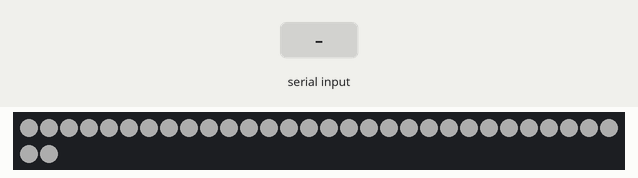
This sketch was run on a simulated ESP8266 (NodeMCU). Shown: 32 RGB LEDs in strip order, left to right, continuing on the next row. Inputs (shaded band) come from the test bench. Dim RGB values are drawn brighter than linear.

Above: at 1.2 s.
1.3 s: "f90\n" received over Serial
At 1.9 s:
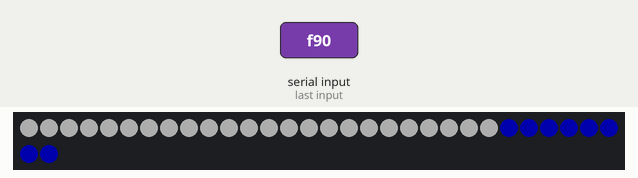
2.9 s: "t90\n" received over Serial
At 4.2 s:
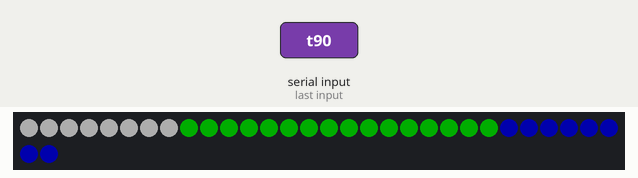
4.5 s: "p90\n" received over Serial
At 5.5 s:
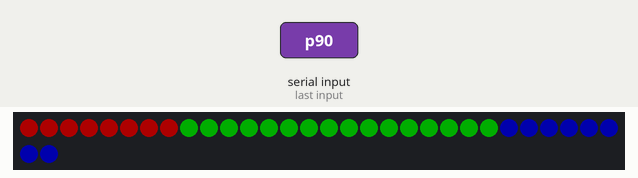
6.1 s: "a90\n" received over Serial
At 8.9 s:
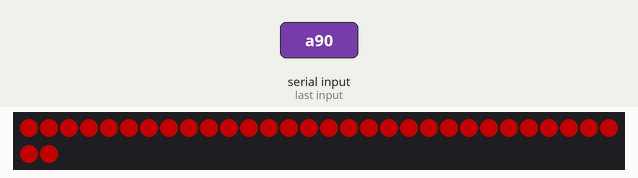
9.1 s: "f,45\n" received over Serial
At 10.2 s:
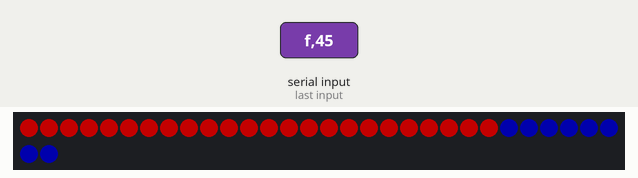
Timing chart, 0 to 11.7 s (numbered marks = the images above; inputs shaded):
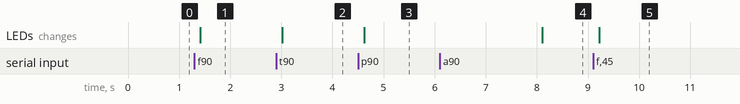

Measured:
- after the input at 1.3 s, the LEDs: change after 0.12 s (image 1)
- after the input at 2.9 s, the LEDs: change after 0.12 s (image 2)
- after the input at 4.5 s, the LEDs: change after 0.12 s (image 3)
- after the input at 6.1 s, the LEDs: change after 2.0 s (image 4)
- after the input at 9.1 s, the LEDs: change after 0.12 s (image 5)

The sketch:

brain.ino
```cpp
/**
This code controls a NeoPixel strip to simulate the activity of different brain zones.
It listens for serial commands ('f' for frontal, 't' for temporal, 'p' for parietal) and changes the color of the corresponding LED zone gradually,
creating a smooth transition effect.
The loop continuously checks for incoming serial commands and executes the corresponding action based on the received command.
When no command is send for 30 seconds it goes to demo mode.
**/


#include <Adafruit_NeoPixel.h>

// Define the pins for the NeoPixels
#define PIN        D6
#define NUMPIXELS 32

// Define the colors for each brain zone
#define FRONTAL_COLOR pixels.Color(0, 0, 255)
#define TEMPORAL_COLOR pixels.Color(0, 255, 0)
#define PARIETAL_COLOR pixels.Color(255, 0, 0)

Adafruit_NeoPixel pixels(NUMPIXELS, PIN, NEO_GRB + NEO_KHZ800);

// Define the pixel ranges for each brain zone
int frontal[2] = {24, 31};
int temporal[2] = {8, 23};
int parietal[2] = {0, 7};

unsigned long lastCommandTime = 0; // Variable to store the time of the last command
unsigned long demoStartTime = 0;   // Variable to store the start time of the demo mode
const unsigned long demoInterval = 30000; // 30 seconds

void setup() {
  pixels.begin();
  Serial.begin(9600); // Initialize serial communication
  uint32_t newColor = pixels.Color(50, 50, 50);
  setAllPixels(newColor);
}

void setPixelsFade(int pixelPos[2], uint32_t startColor, uint32_t endColor, int transitionTime) {
  int steps = 50;
  int wait = transitionTime / steps;

  for (int i = 0; i <= steps; i++) {
    int r = map(i, 0, steps, (startColor >> 16) & 0xFF, (endColor >> 16) & 0xFF);
    int g = map(i, 0, steps, (startColor >> 8) & 0xFF, (endColor >> 8) & 0xFF);
    int b = map(i, 0, steps, startColor & 0xFF, endColor & 0xFF);

    uint32_t newColor = pixels.Color(r, g, b);

    for (int j = pixelPos[0]; j <= pixelPos[1]; j++) {
      pixels.setPixelColor(j, newColor);
    }

    pixels.show();
    delay(wait);
  }
}

void setAllPixels(uint32_t color) {
  for (int i = 0; i < NUMPIXELS; i++) {
    pixels.setPixelColor(i, color);
  }
  pixels.show();
}


void setOnePixel(int pixelnr, uint32_t color) {
  pixels.setPixelColor(pixelnr, color);
  pixels.show();
}

void loop() {
  unsigned long currentTime = millis(); // Get the current time

  // Check if serial data is available
  if (Serial.available() > 0) {
    lastCommandTime = currentTime; // Update the time of the last command
    char command = Serial.read();
    switch (command) {
      case 'f': // Frontal zone
        setPixelsFade(frontal, pixels.Color(0, 0, 50), pixels.Color(0, 0, 255), 25);
        setPixelsFade(frontal, pixels.Color(0, 0, 255), pixels.Color(0, 0, 50), 25);
        break;
      case 't': // Temporal zone
        setPixelsFade(temporal, pixels.Color(0, 50, 0), pixels.Color(0, 255, 0), 25);
        setPixelsFade(temporal, pixels.Color(0, 255, 0), pixels.Color(0, 50, 0), 25);
        break;
      case 'p': // Parietal zone
        setPixelsFade(parietal, pixels.Color(50, 0, 0), pixels.Color(255, 0, 0), 25);
        setPixelsFade(parietal, pixels.Color(255, 0, 0), pixels.Color(50, 0, 0), 25);
        break;
      case 'a': { // Set all pixels to a specific color
        int r = Serial.parseInt();
        int g = Serial.parseInt();
        int b = Serial.parseInt();
        setAllPixels(pixels.Color(r, g, b));
        break;
      }
      case 'b': { // Set all pixels to a specific color
        int pixelnr = Serial.parseInt();
        int r = Serial.parseInt();
        int g = Serial.parseInt();
        int b = Serial.parseInt();
        setOnePixel(pixelnr,pixels.Color(r, g, b));
        break;
      }
      default:
        // Invalid command
        break;
    }
  }

  // Check if it's time to enter demo mode
  if (currentTime - lastCommandTime >= demoInterval) {
    if (demoStartTime == 0) {
      demoStartTime = currentTime; // Start the demo mode timer
    }

    // Calculate the time elapsed since demo mode started
    unsigned long demoElapsedTime = currentTime - demoStartTime;

    // Determine which brain zone to display based on the elapsed time
    if (demoElapsedTime < 10000) { // 10 seconds for each zone
        setPixelsFade(frontal, pixels.Color(0, 0, 50), pixels.Color(0, 0, 255), 400);
        setPixelsFade(frontal, pixels.Color(0, 0, 255), pixels.Color(0, 0, 50), 400);
    } else if (demoElapsedTime < 20000) {
        setPixelsFade(temporal, pixels.Color(0, 30, 0), pixels.Color(0, 255, 0), 400);
        setPixelsFade(temporal, pixels.Color(0, 255, 0), pixels.Color(0, 30, 0), 400);
    } else {
        setPixelsFade(parietal, pixels.Color(50, 0, 0), pixels.Color(255, 0, 0), 400);
        setPixelsFade(parietal, pixels.Color(255, 0, 0), pixels.Color(50, 0, 0), 400);
      // Reset the demo mode timer when all zones have been displayed
      if (demoElapsedTime >= 30000) {
        demoStartTime = 0;
      }
    }
  }
}
```
